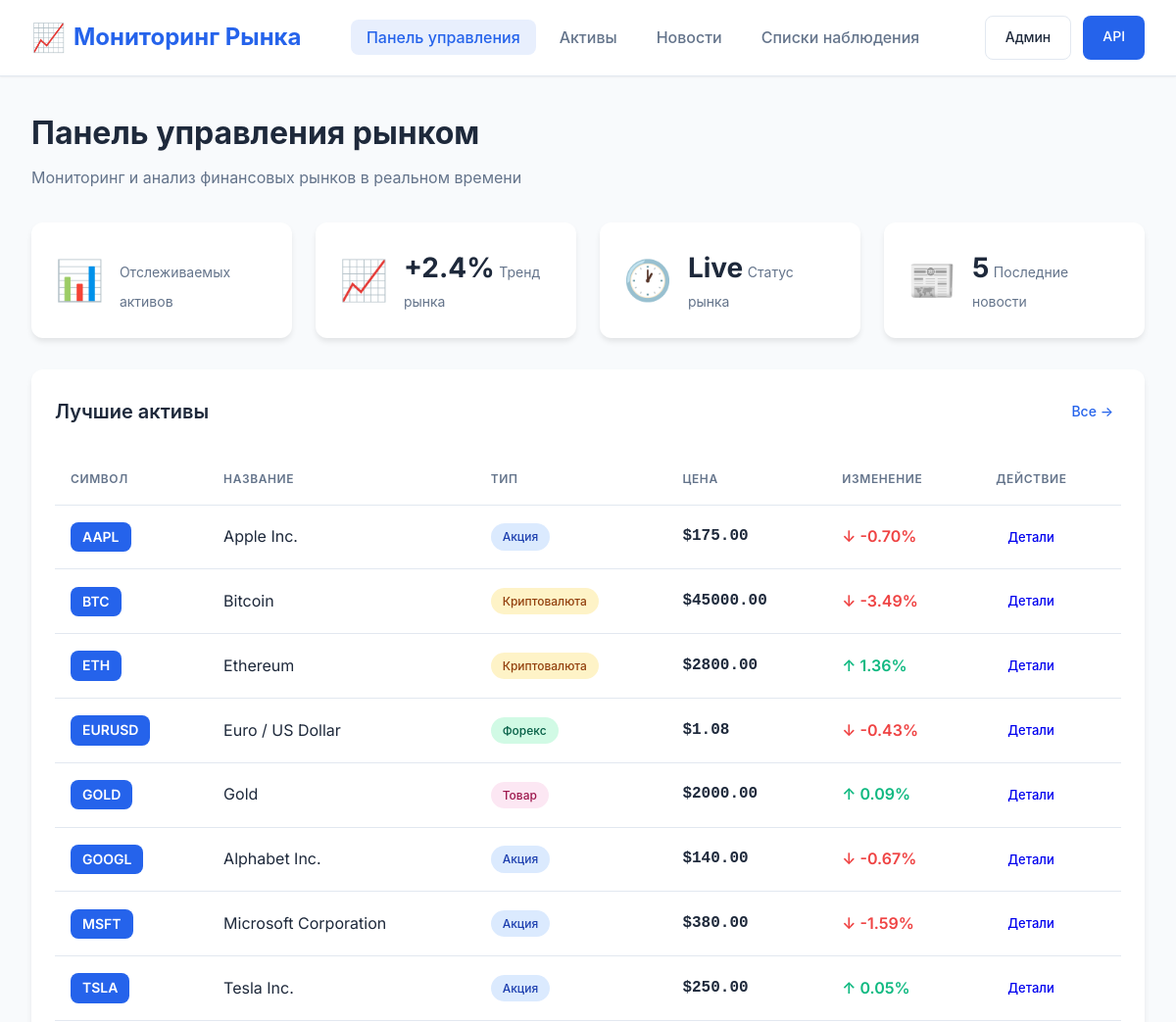
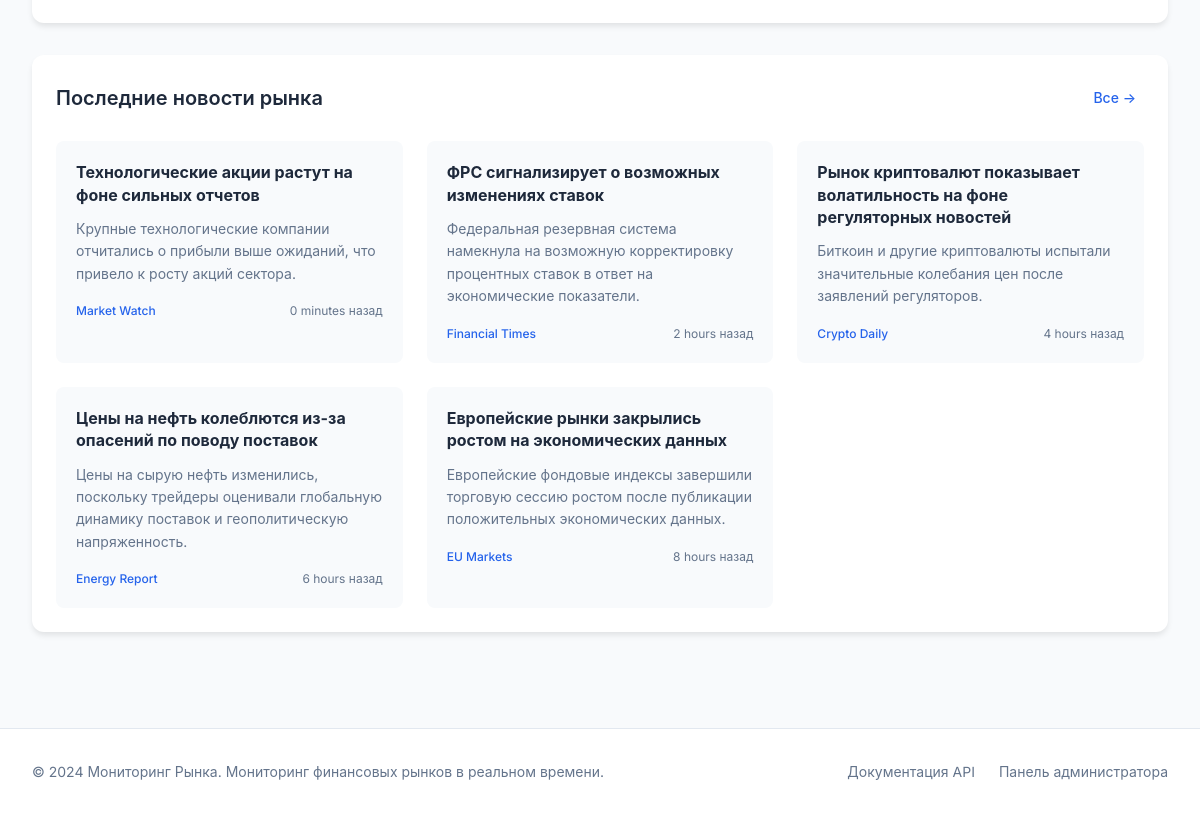
The page / on the database its author committed (2 pictures, top to bottom).
### markets/models.py (models this page shows, shortened)
class Asset(models.Model):
    ASSET_TYPES = [
        ('STOCK', 'Акция'),
        ('FOREX', 'Форекс'),
        ('CRYPTO', 'Криптовалюта'),
        ('COMMODITY', 'Товар'),
        ('INDEX', 'Индекс'),
    ]
    symbol = models.CharField(max_length=20, unique=True, verbose_name='Символ')
    name = models.CharField(max_length=200, verbose_name='Название')
    asset_type = models.CharField(max_length=20, choices=ASSET_TYPES, verbose_name='Тип актива')
    description = models.TextField(blank=True, verbose_name='Описание')
    created_at = models.DateTimeField(auto_now_add=True, verbose_name='Дата создания')
    updated_at = models.DateTimeField(auto_now=True, verbose_name='Дата обновления')
    class Meta:
        ordering = ['symbol']
        verbose_name = 'Актив'
        verbose_name_plural = 'Активы'

### markets/views.py (the view)
# urls.py: path('', views.home_view, name='home'),
def home_view(request):
    assets = Asset.objects.all()[:10]
    news = NewsService.get_latest_news(5)
    assets_with_data = []
    for asset in assets:
        price_info = MarketDataService.get_current_price_with_change(asset)
        assets_with_data.append({
            'asset': asset,
            'current_price': price_info['current_price'],
            'change_percent': price_info['change_percent'],
            'previous_price': price_info['previous_price'],
        })
    return render(request, 'markets/home.html', {
        'assets_with_data': assets_with_data,
        'news': news,
        'page_title': 'Панель управления'
    })

### markets/services.py (called while the page is built, shortened)
    @classmethod
    def get_current_price_with_change(cls, asset):
        import random
        mock_data = cls.MOCK_PRICES[asset.symbol]
        base_price = mock_data['base']
        volatility = mock_data['volatility']
        change_percent = random.uniform(-volatility, volatility)
        previous_price = base_price / (1 + change_percent)
        current_price = base_price
        return {
            'current_price': round(current_price, 2),
            'previous_price': round(previous_price, 2),
            'change_percent': round(change_percent * 100, 2),
        }

    @classmethod
    def get_latest_news(cls, limit=10):
        import random
        from datetime import timedelta
        news_items = []
        for i, mock in enumerate(cls.MOCK_NEWS[:limit]):
            news_items.append({
                'title': mock['title'],
                'content': mock['content'],
                'source': mock['source'],
                'published_at': timezone.now() - timedelta(hours=i*2),
            })
        return news_items

### templates/markets/home.html (shortened to what this page needs)
{% extends 'markets/base.html' %}
{% block content %}
<div class="dashboard">
    <div class="page-header">
        <h1>Панель управления рынком</h1>
        <p class="subtitle">Мониторинг и анализ финансовых рынков в реальном времени</p>
    </div>
    <div class="stats-grid">
        <div class="stat-card">
            <div class="stat-icon">📊</div>
            <div class="stat-content">
                <span class="stat-label">Отслеживаемых активов</span>
            </div>
        </div>
        <div class="stat-card">
            <div class="stat-icon">📈</div>
            <div class="stat-content">
                <span class="stat-value">+2.4%</span>
                <span class="stat-label">Тренд рынка</span>
            </div>
        </div>
        <div class="stat-card">
            <div class="stat-icon">🕐</div>
            <div class="stat-content">
                <span class="stat-value">Live</span>
                <span class="stat-label">Статус рынка</span>
            </div>
        </div>
        <div class="stat-card">
            <div class="stat-icon">📰</div>
            <div class="stat-content">
                <span class="stat-value">{{ news|length }}</span>
                <span class="stat-label">Последние новости</span>
            </div>
        </div>
    </div>
    <section class="content-section">
        <div class="section-header">
            <h2>Лучшие активы</h2>
            <a href="{% url 'assets-list' %}" class="btn btn-link">Все →</a>
        </div>
        <div class="table-container">
            <table class="data-table">
                <thead>
                    <tr>
                        <th>Символ</th>
                        <th>Название</th>
                        <th>Тип</th>
                        <th>Цена</th>
                        <th>Изменение</th>
                        <th>Действие</th>
                    </tr>
                </thead>
                <tbody>
                    {% for item in assets_with_data %}
                    <tr>
                        <td><span class="symbol-badge">{{ item.asset.symbol }}</span></td>
                        <td>{{ item.asset.name }}</td>
                        <td><span class="type-tag type-{{ item.asset.asset_type|lower }}">{{ item.asset.get_asset_type_display }}</span></td>
                        <td class="price-cell">${{ item.current_price|floatformat:2 }}</td>
                        <td class="change-cell {% if item.change_percent >= 0 %}positive{% else %}negative{% endif %}">
                            {% if item.change_percent >= 0 %}↑{% else %}↓{% endif %} {{ item.change_percent|floatformat:2 }}%
                        </td>
                        <td>
                            <a href="{% url 'asset-detail' asset.symbol %}" class="btn btn-sm">Детали</a>
                        </td>
                    </tr>
                    {% empty %}
                    <tr>
                        <td colspan="6" class="empty-state">
                            Нет доступных активов. Добавьте активы через панель администратора.
                        </td>
                    </tr>
                    {% endfor %}
                </tbody>
            </table>
        </div>
    </section>
    <section class="content-section">
        <div class="section-header">
            <h2>Последние новости рынка</h2>
            <a href="{% url 'news' %}" class="btn btn-link">Все →</a>
        </div>
        <div class="news-grid">
            {% for item in news %}
            <article class="news-card">
                <div class="news-content">
                    <h3>{{ item.title }}</h3>
                    <p>{{ item.content|truncatewords:20 }}</p>
                    <div class="news-meta">
                        <span class="news-source">{{ item.source }}</span>
                        <span class="news-time">{{ item.published_at|timesince }} назад</span>
                    </div>
                </div>
            </article>
            {% empty %}
            <p class="empty-state">Нет новостей.</p>
            {% endfor %}
        </div>
    </section>
</div>
{% endblock %}

### templates/markets/base.html (shortened to what this page needs)
<!DOCTYPE html>
<html lang="ru">
<head>
    {% load static %}
    <link rel="stylesheet" href="{% static 'css/style.css' %}">
</head>
<body>
    <nav class="navbar">
        <div class="nav-container">
            <a href="{% url 'home' %}" class="nav-brand">
                <span class="brand-icon">📈</span>
                Мониторинг Рынка
            </a>
            <ul class="nav-menu">
                <li><a href="{% url 'home' %}" class="nav-link {% if request.resolver_match.url_name == 'home' %}active{% endif %}">Панель управления</a></li>
                <li><a href="{% url 'assets-list' %}" class="nav-link {% if request.resolver_match.url_name == 'assets-list' %}active{% endif %}">Активы</a></li>
                <li><a href="{% url 'news' %}" class="nav-link {% if request.resolver_match.url_name == 'news' %}active{% endif %}">Новости</a></li>
                <li><a href="{% url 'watchlists' %}" class="nav-link {% if request.resolver_match.url_name == 'watchlists' %}active{% endif %}">Списки наблюдения</a></li>
            </ul>
            <div class="nav-actions">
                <a href="/admin/" class="btn btn-outline">Админ</a>
                <a href="/api/" class="btn btn-primary">API</a>
            </div>
        </div>
    </nav>
    <main class="main-content">
        {% block content %}{% endblock %}
    </main>
    <footer class="footer">
        <div class="footer-container">
            <p>&copy; 2024 Мониторинг Рынка. Мониторинг финансовых рынков в реальном времени.</p>
            <div class="footer-links">
                <a href="/api/">Документация API</a>
                <a href="/admin/">Панель администратора</a>
            </div>
        </div>
    </footer>
</body>
</html>

### rows shown on the page
Asset: asset.symbol "AAPL", asset.name "Apple Inc.", asset.asset_type "Акция", current_price "175.00", change_percent "-0.70"
Asset: asset.symbol "BTC", asset.name "Bitcoin", asset.asset_type "Криптовалюта", current_price "45000.00", change_percent "-3.49"
Asset: asset.symbol "ETH", asset.name "Ethereum", asset.asset_type "Криптовалюта", current_price "2800.00", change_percent "1.36"
Asset: asset.symbol "EURUSD", asset.name "Euro / US Dollar", asset.asset_type "Форекс", current_price "1.08", change_percent "-0.43"
Asset: asset.symbol "GOLD", asset.name "Gold", asset.asset_type "Товар", current_price "2000.00", change_percent "0.09"
Asset: asset.symbol "GOOGL", asset.name "Alphabet Inc.", asset.asset_type "Акция", current_price "140.00", change_percent "-0.67"
Asset: asset.symbol "MSFT", asset.name "Microsoft Corporation", asset.asset_type "Акция", current_price "380.00", change_percent "-1.59"
Asset: asset.symbol "TSLA", asset.name "Tesla Inc.", asset.asset_type "Акция", current_price "250.00", change_percent "0.05"

### other values the page prints
{{ news|length }} "5"
{{ item.title }} "Технологические акции растут на фоне сильных отчетов" "ФРС сигнализирует о возможных изменениях ставок" "Рынок криптовалют показывает волатильность на фоне регуляторных новостей" "Цены на нефть колеблются из-за опасений по поводу поставок" "Европейские рынки закрылись ростом на экономических данных"
{{ item.content|truncatewords:20 }} "Крупные технологические компании отчитались о прибыли выше ожиданий, что привело к росту акций сектора." "Федеральная резервная система намекнула на возможную корректировку процентных ставок в ответ на экономические показатели." "Биткоин и другие криптовалюты испытали значительные колебания цен после заявлений регуляторов." "Цены на сырую нефть изменились, поскольку трейдеры оценивали глобальную динамику поставок и геополитическую напряженность." "Европейские фондовые индексы завершили торговую сессию ростом после публикации положительных экономических данных."
{{ item.source }} "Market Watch" "Financial Times" "Crypto Daily" "Energy Report" "EU Markets"
{{ item.published_at|timesince }} "0 minutes" "2 hours" "4 hours" "6 hours" "8 hours"
